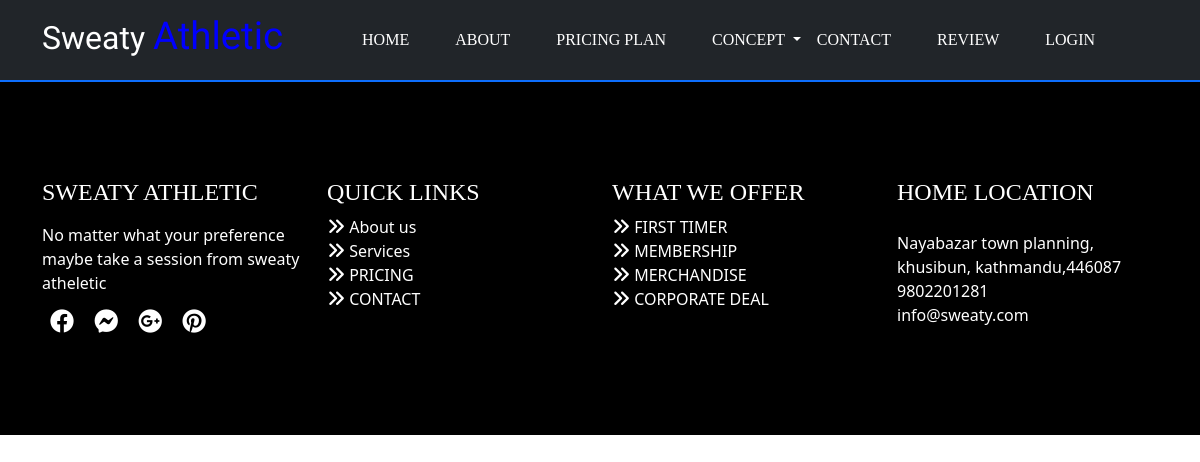
Page /concept/ on the committed database.
### website/models.py (models this page shows)
class social_info(models.Model):
    title = models.CharField(max_length=100,verbose_name="Platform",null=True,blank=True)
    icon_class = models.CharField(max_length=50,verbose_name="Icon Class",null=True,blank=True)
    url = models.URLField(null=True,blank=True)

class Information(models.Model):
    maild_id = models.CharField(max_length=50,verbose_name="Business Mail",null=True,blank=True)
    phone_no = models.CharField(max_length=10,verbose_name="Phone No",null=True,blank=True)
    country_code = models.CharField(max_length=5,verbose_name="Country Code",null=True,blank=True)
    business_address = models.TextField(null=True,blank=True)

### website/views.py (the view)
# urls.py: path('concept/', concept) ,
def concept(request):
    info = Information.objects.latest('business_address')
    Social = social_info.objects.all()
    return render(request,"concept.html",{'info':info,'Social':Social})

### templates/concept.html
{% include 'navbar.html' %}
{% include 'footer.html' %}

### templates/footer.html (shortened to what this page needs)
<footer>
    <section class="footer">
      <div class = "container py-5">
        <div class="row py-5">
          <div class="col-lg-3">
            <h4>SWEATY ATHLETIC</h4>
            <p class="py-2">
            No matter what your preference maybe
            take a session from sweaty atheletic<p>
                {% for i in Social %}
                  <a class="social" href="{{i.url}}"><i class="{{i.icon_class}} px-2"></i></a>
                {% endfor %}
          </div>
          <div class="col-lg-3 0ffset col-md-3 col-sm-4 col-11 mb-2">
            <h4>QUICK LINKS</h4>
            <p class="link"><span><i class="fas fa-angle-double-right"></i></span> About us </p>
            <p class="link"><span><i class="fas fa-angle-double-right"></i></span> Services </p>
            <p class="link"><span><i class="fas fa-angle-double-right"></i></span> PRICING </p>
            <p class="link"><span><i class="fas fa-angle-double-right"></i></span> CONTACT </p>
          </div>
          <div class="col-lg-3 0ffset col-md-3 col-sm-4 col-11 mb-2">
            <h4>WHAT WE OFFER</h4>
            <p class="link"><span><i class="fas fa-angle-double-right"></i></span> FIRST TIMER </p>
            <p class="link"><span><i class="fas fa-angle-double-right"></i></span> MEMBERSHIP </p>
            <p class="link"><span><i class="fas fa-angle-double-right"></i></span> MERCHANDISE </p>
            <p class="link"><span><i class="fas fa-angle-double-right"></i></span> CORPORATE DEAL </p>
          </div>
          <div class="col-lg-3 0ffset col-md-3 col-sm-4 col-11 mb-2">
            <h4 class="pb-3">HOME LOCATION</h4>
            <p class="link">{{info.business_address}}</p>
            <p class="link">{{info.phone_no}}</p>
            <p class="link">{{info.maild_id}}</p>
          </div>
      </div>
    </section>
  </footer>
</body>
</html>

### static/css/index.css (style rules this page uses)
* { padding: 0; margin: 0; box-sizing: border-box; }
.footer { background-color: black; color: white; }
.footer h4 { font-size: 1.5 rem; font-family: 'Times New Roman', Times, serif; }
.footer p { margin: 0; color: white; }
.link { cursor: pointer; transition: all 0.5s; }
.fa-angle-double-right { font-size: 18px; color: white; }
.social { color: white; font-size: 24px; transition: all 0.4s; }

### rows in the picture
Information: business_address "Nayabazar town planning, khusibun, kathmandu,446087", phone_no "9802201281", maild_id "info@sweaty.com"
